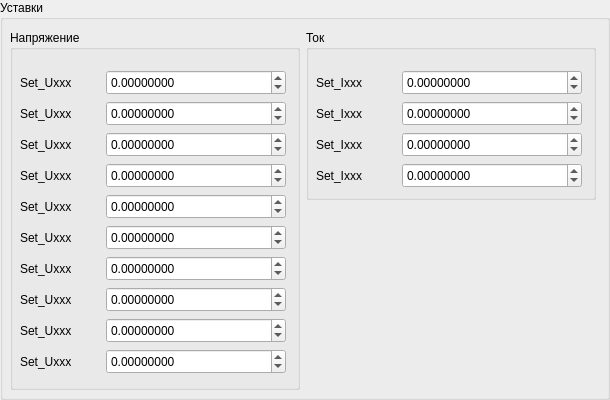
              <widget class="QGroupBox" name="groupBox_39">
               <property name="minimumSize">
                <size>
                 <width>610</width>
                 <height>400</height>
                </size>
               </property>
               <property name="maximumSize">
                <size>
                 <width>610</width>
                 <height>400</height>
                </size>
               </property>
               <property name="title">
                <string>Уставки</string>
               </property>
               <widget class="QWidget" name="layoutWidget">
                <property name="geometry">
                 <rect>
                  <x>10</x>
                  <y>30</y>
                  <width>588</width>
                  <height>362</height>
                 </rect>
                </property>
                <layout class="QFormLayout" name="formLayout_31">
                 <item row="0" column="1">
                  <widget class="QGroupBox" name="groupBox_38">
                   <property name="minimumSize">
                    <size>
                     <width>290</width>
                     <height>170</height>
                    </size>
                   </property>
                   <property name="maximumSize">
                    <size>
                     <width>290</width>
                     <height>170</height>
                    </size>
                   </property>
                   <property name="title">
                    <string>Ток</string>
                   </property>
                   <widget class="QWidget" name="layoutWidget_3">
                    <property name="geometry">
                     <rect>
                      <x>10</x>
                      <y>40</y>
                      <width>271</width>
                      <height>121</height>
                     </rect>
                    </property>
                    <layout class="QFormLayout" name="formLayout_30">
                     <item row="0" column="0">
                      <widget class="QLabel" name="label_84">
                       <property name="minimumSize">
                        <size>
                         <width>80</width>
                         <height>25</height>
                        </size>
                       </property>
                       <property name="maximumSize">
                        <size>
                         <width>80</width>
                         <height>25</height>
                        </size>
                       </property>
                       <property name="text">
                        <string>Set_Iххх</string>
                       </property>
                      </widget>
                     </item>
                     <item row="0" column="1">
                      <widget class="QDoubleSpinBox" name="setIdoubleSB_1">
                       <property name="minimumSize">
                        <size>
                         <width>180</width>
                         <height>25</height>
                        </size>
                       </property>
                       <property name="maximumSize">
                        <size>
                         <width>180</width>
                         <height>25</height>
                        </size>
                       </property>
                       <property name="decimals">
                        <number>8</number>
                       </property>
                       <property name="minimum">
                        <double>-100000000.000000000000000</double>
                       </property>
                       <property name="maximum">
                        <double>100000000.000000000000000</double>
                       </property>
                      </widget>
                     </item>
                     <item row="1" column="0">
                      <widget class="QLabel" name="label_85">
                       <property name="minimumSize">
                        <size>
                         <width>80</width>
                         <height>25</height>
                        </size>
                       </property>
                       <property name="maximumSize">
                        <size>
                         <width>80</width>
                         <height>25</height>
                        </size>
                       </property>
                       <property name="text">
                        <string>Set_Iххх</string>
                       </property>
                      </widget>
                     </item>
                     <item row="1" column="1">
                      <widget class="QDoubleSpinBox" name="setIdoubleSB_2">
                       <property name="minimumSize">
                        <size>
                         <width>180</width>
                         <height>25</height>
                        </size>
                       </property>
                       <property name="maximumSize">
                        <size>
                         <width>180</width>
                         <height>25</height>
                        </size>
                       </property>
                       <property name="decimals">
                        <number>8</number>
                       </property>
                       <property name="minimum">
                        <double>-100000000.000000000000000</double>
                       </property>
                       <property name="maximum">
                        <double>100000000.000000000000000</double>
                       </property>
                      </widget>
                     </item>
                     <item row="2" column="0">
                      <widget class="QLabel" name="label_86">
                       <property name="minimumSize">
                        <size>
                         <width>80</width>
                         <height>25</height>
                        </size>
                       </property>
                       <property name="maximumSize">
                        <size>
                         <width>80</width>
                         <height>25</height>
                        </size>
                       </property>
                       <property name="text">
                        <string>Set_Iххх</string>
                       </property>
                      </widget>
                     </item>
                     <item row="2" column="1">
                      <widget class="QDoubleSpinBox" name="setIdoubleSB_3">
                       <property name="minimumSize">
                        <size>
                         <width>180</width>
                         <height>25</height>
                        </size>
                       </property>
                       <property name="maximumSize">
                        <size>
                         <width>180</width>
                         <height>25</height>
                        </size>
                       </property>
                       <property name="decimals">
                        <number>8</number>
                       </property>
                       <property name="minimum">
                        <double>-100000000.000000000000000</double>
                       </property>
                       <property name="maximum">
                        <double>100000000.000000000000000</double>
                       </property>
                      </widget>
                     </item>
                     <item row="3" column="0">
                      <widget class="QLabel" name="label_87">
                       <property name="minimumSize">
                        <size>
                         <width>80</width>
                         <height>25</height>
                        </size>
                       </property>
                       <property name="maximumSize">
                        <size>
                         <width>80</width>
                         <height>25</height>
                        </size>
                       </property>
                       <property name="text">
                        <string>Set_Iххх</string>
                       </property>
                      </widget>
                     </item>
                     <item row="3" column="1">
                      <widget class="QDoubleSpinBox" name="setIdoubleSB_4">
                       <property name="minimumSize">
                        <size>
                         <width>180</width>
                         <height>25</height>
                        </size>
                       </property>
                       <property name="maximumSize">
                        <size>
                         <width>180</width>
                         <height>25</height>
                        </size>
                       </property>
                       <property name="decimals">
                        <number>8</number>
                       </property>
                       <property name="minimum">
                        <double>-100000000.000000000000000</double>
                       </property>
                       <property name="maximum">
                        <double>100000000.000000000000000</double>
                       </property>
                      </widget>
                     </item>
                    </layout>
                   </widget>
                  </widget>
                 </item>
                 <item row="0" column="0">
                  <widget class="QGroupBox" name="groupBox_27">
                   <property name="minimumSize">
                    <size>
                     <width>290</width>
                     <height>360</height>
                    </size>
                   </property>
                   <property name="maximumSize">
                    <size>
                     <width>290</width>
                     <height>360</height>
                    </size>
                   </property>
                   <property name="title">
                    <string>Напряжение</string>
                   </property>
                   <widget class="QWidget" name="layoutWidget">
                    <property name="geometry">
                     <rect>
                      <x>10</x>
                      <y>40</y>
                      <width>271</width>
                      <height>306</height>
                     </rect>
                    </property>
                    <layout class="QFormLayout" name="formLayout_25">
                     <item row="0" column="0">
                      <widget class="QLabel" name="label_62">
                       <property name="minimumSize">
                        <size>
                         <width>80</width>
                         <height>25</height>
                        </size>
                       </property>
                       <property name="maximumSize">
                        <size>
                         <width>80</width>
                         <height>25</height>
                        </size>
                       </property>
                       <property name="text">
                        <string>Set_Uххх</string>
                       </property>
                      </widget>
                     </item>
                     <item row="0" column="1">
                      <widget class="QDoubleSpinBox" name="setUdoubleSB_1">
                       <property name="minimumSize">
                        <size>
                         <width>180</width>
                         <height>25</height>
                        </size>
                       </property>
                       <property name="maximumSize">
                        <size>
                         <width>180</width>
                         <height>25</height>
                        </size>
                       </property>
                       <property name="decimals">
                        <number>8</number>
                       </property>
                       <property name="minimum">
                        <double>-100000000.000000000000000</double>
                       </property>
                       <property name="maximum">
                        <double>100000000.000000000000000</double>
                       </property>
                       <property name="singleStep">
                        <double>1.000000000000000</double>
                       </property>
                       <property name="stepType">
                        <enum>QAbstractSpinBox::StepType::DefaultStepType</enum>
                       </property>
                      </widget>
                     </item>
                     <item row="1" column="0">
                      <widget class="QLabel" name="label_67">
                       <property name="minimumSize">
                        <size>
                         <width>80</width>
                         <height>25</height>
                        </size>
                       </property>
                       <property name="maximumSize">
                        <size>
                         <width>80</width>
                         <height>25</height>
                        </size>
                       </property>
                       <property name="text">
                        <string>Set_Uххх</string>
                       </property>
                      </widget>
                     </item>
                     <item row="1" column="1">
                      <widget class="QDoubleSpinBox" name="setUdoubleSB_2">
                       <property name="minimumSize">
                        <size>
                         <width>180</width>
                         <height>25</height>
                        </size>
                       </property>
                       <property name="maximumSize">
                        <size>
                         <width>180</width>
                         <height>25</height>
                        </size>
                       </property>
                       <property name="decimals">
                        <number>8</number>
                       </property>
                       <property name="minimum">
                        <double>-100000000.000000000000000</double>
                       </property>
                       <property name="maximum">
                        <double>100000000.000000000000000</double>
                       </property>
                      </widget>
                     </item>
                     <item row="2" column="0">
                      <widget class="QLabel" name="label_68">
                       <property name="minimumSize">
                        <size>
                         <width>80</width>
                         <height>25</height>
                        </size>
                       </property>
                       <property name="maximumSize">
                        <size>
                         <width>80</width>
                         <height>25</height>
                        </size>
                       </property>
                       <property name="text">
                        <string>Set_Uххх</string>
                       </property>
                      </widget>
                     </item>
                     <item row="2" column="1">
                      <widget class="QDoubleSpinBox" name="setUdoubleSB_3">
                       <property name="minimumSize">
                        <size>
                         <width>180</width>
                         <height>25</height>
                        </size>
                       </property>
                       <property name="maximumSize">
                        <size>
                         <width>180</width>
                         <height>25</height>
                        </size>
                       </property>
                       <property name="decimals">
                        <number>8</number>
                       </property>
                       <property name="minimum">
                        <double>-100000000.000000000000000</double>
                       </property>
                       <property name="maximum">
                        <double>100000000.000000000000000</double>
                       </property>
                      </widget>
                     </item>
                     <item row="3" column="0">
                      <widget class="QLabel" name="label_77">
                       <property name="minimumSize">
                        <size>
                         <width>80</width>
                         <height>25</height>
                        </size>
                       </property>
                       <property name="maximumSize">
                        <size>
                         <width>80</width>
                         <height>25</height>
                        </size>
                       </property>
                       <property name="text">
                        <string>Set_Uххх</string>
                       </property>
                      </widget>
                     </item>
                     <item row="3" column="1">
                      <widget class="QDoubleSpinBox" name="setUdoubleSB_4">
                       <property name="minimumSize">
                        <size>
                         <width>180</width>
                         <height>25</height>
                        </size>
                       </property>
                       <property name="maximumSize">
                        <size>
                         <width>180</width>
                         <height>25</height>
                        </size>
                       </property>
                       <property name="decimals">
                        <number>8</number>
                       </property>
                       <property name="minimum">
                        <double>-100000000.000000000000000</double>
                       </property>
                       <property name="maximum">
                        <double>100000000.000000000000000</double>
                       </property>
                      </widget>
                     </item>
                     <item row="4" column="0">
                      <widget class="QLabel" name="label_78">
                       <property name="minimumSize">
                        <size>
                         <width>80</width>
                         <height>25</height>
                        </size>
                       </property>
                       <property name="maximumSize">
                        <size>
                         <width>80</width>
                         <height>25</height>
                        </size>
                       </property>
                       <property name="text">
                        <string>Set_Uххх</string>
                       </property>
                      </widget>
                     </item>
                     <item row="4" column="1">
                      <widget class="QDoubleSpinBox" name="setUdoubleSB_5">
                       <property name="minimumSize">
                        <size>
                         <width>180</width>
                         <height>25</height>
                        </size>
                       </property>
                       <property name="maximumSize">
                        <size>
                         <width>180</width>
                         <height>25</height>
                        </size>
                       </property>
                       <property name="decimals">
                        <number>8</number>
                       </property>
                       <property name="minimum">
                        <double>-100000000.000000000000000</double>
                       </property>
                       <property name="maximum">
                        <double>100000000.000000000000000</double>
                       </property>
                      </widget>
                     </item>
                     <item row="5" column="0">
                      <widget class="QLabel" name="label_79">
                       <property name="minimumSize">
                        <size>
                         <width>80</width>
                         <height>25</height>
                        </size>
                       </property>
                       <property name="maximumSize">
                        <size>
                         <width>80</width>
                         <height>25</height>
                        </size>
                       </property>
                       <property name="text">
                        <string>Set_Uххх</string>
                       </property>
                      </widget>
                     </item>
                     <item row="5" column="1">
                      <widget class="QDoubleSpinBox" name="setUdoubleSB_6">
                       <property name="minimumSize">
                        <size>
                         <width>180</width>
                         <height>25</height>
                        </size>
                       </property>
                       <property name="maximumSize">
                        <size>
                         <width>180</width>
                         <height>25</height>
                        </size>
                       </property>
                       <property name="decimals">
                        <number>8</number>
                       </property>
                       <property name="minimum">
                        <double>-100000000.000000000000000</double>
                       </property>
                       <property name="maximum">
                        <double>100000000.000000000000000</double>
                       </property>
                      </widget>
                     </item>
                     <item row="6" column="0">
                      <widget class="QLabel" name="label_80">
                       <property name="minimumSize">
                        <size>
                         <width>80</width>
                         <height>25</height>
                        </size>
                       </property>
                       <property name="maximumSize">
                        <size>
                         <width>80</width>
                         <height>25</height>
                        </size>
                       </property>
                       <property name="text">
                        <string>Set_Uххх</string>
                       </property>
                      </widget>
                     </item>
                     <item row="6" column="1">
                      <widget class="QDoubleSpinBox" name="setUdoubleSB_7">
                       <property name="minimumSize">
                        <size>
                         <width>180</width>
                         <height>25</height>
                        </size>
                       </property>
                       <property name="maximumSize">
                        <size>
                         <width>180</width>
                         <height>25</height>
                        </size>
                       </property>
                       <property name="decimals">
                        <number>8</number>
                       </property>
                       <property name="minimum">
                        <double>-100000000.000000000000000</double>
                       </property>
                       <property name="maximum">
                        <double>100000000.000000000000000</double>
                       </property>
                      </widget>
                     </item>
                     <item row="7" column="0">
                      <widget class="QLabel" name="label_81">
                       <property name="minimumSize">
                        <size>
                         <width>80</width>
                         <height>25</height>
                        </size>
                       </property>
                       <property name="maximumSize">
                        <size>
                         <width>80</width>
                         <height>25</height>
                        </size>
                       </property>
                       <property name="text">
                        <string>Set_Uххх</string>
                       </property>
                      </widget>
                     </item>
                     <item row="7" column="1">
                      <widget class="QDoubleSpinBox" name="setUdoubleSB_8">
                       <property name="minimumSize">
                        <size>
                         <width>180</width>
                         <height>25</height>
                        </size>
                       </property>
                       <property name="maximumSize">
                        <size>
                         <width>180</width>
                         <height>25</height>
                        </size>
                       </property>
                       <property name="decimals">
                        <number>8</number>
                       </property>
                       <property name="minimum">
                        <double>-100000000.000000000000000</double>
                       </property>
                       <property name="maximum">
                        <double>100000000.000000000000000</double>
                       </property>
                      </widget>
                     </item>
                     <item row="8" column="0">
                      <widget class="QLabel" name="label_82">
                       <property name="minimumSize">
                        <size>
                         <width>80</width>
                         <height>25</height>
                        </size>
                       </property>
                       <property name="maximumSize">
                        <size>
                         <width>80</width>
                         <height>25</height>
                        </size>
                       </property>
                       <property name="text">
                        <string>Set_Uххх</string>
                       </property>
                      </widget>
                     </item>
                     <item row="8" column="1">
                      <widget class="QDoubleSpinBox" name="setUdoubleSB_9">
                       <property name="minimumSize">
                        <size>
                         <width>180</width>
                         <height>25</height>
                        </size>
                       </property>
                       <property name="maximumSize">
                        <size>
                         <width>180</width>
                         <height>25</height>
                        </size>
                       </property>
                       <property name="decimals">
                        <number>8</number>
                       </property>
                       <property name="minimum">
                        <double>-100000000.000000000000000</double>
                       </property>
                       <property name="maximum">
                        <double>100000000.000000000000000</double>
                       </property>
                      </widget>
                     </item>
                     <item row="9" column="0">
                      <widget class="QLabel" name="label_83">
                       <property name="minimumSize">
                        <size>
                         <width>80</width>
                         <height>25</height>
                        </size>
                       </property>
                       <property name="maximumSize">
                        <size>
                         <width>80</width>
                         <height>25</height>
                        </size>
                       </property>
                       <property name="text">
                        <string>Set_Uххх</string>
                       </property>
                      </widget>
                     </item>
                     <item row="9" column="1">
                      <widget class="QDoubleSpinBox" name="setUdoubleSB_10">
                       <property name="minimumSize">
                        <size>
                         <width>180</width>
                         <height>25</height>
                        </size>
                       </property>
                       <property name="maximumSize">
                        <size>
                         <width>180</width>
                         <height>25</height>
                        </size>
                       </property>
                       <property name="decimals">
                        <number>8</number>
                       </property>
                       <property name="minimum">
                        <double>-100000000.000000000000000</double>
                       </property>
                       <property name="maximum">
                        <double>100000000.000000000000000</double>
                       </property>
                      </widget>
                     </item>
                    </layout>
                   </widget>
                  </widget>
                 </item>
                </layout>
               </widget>
              </widget>
